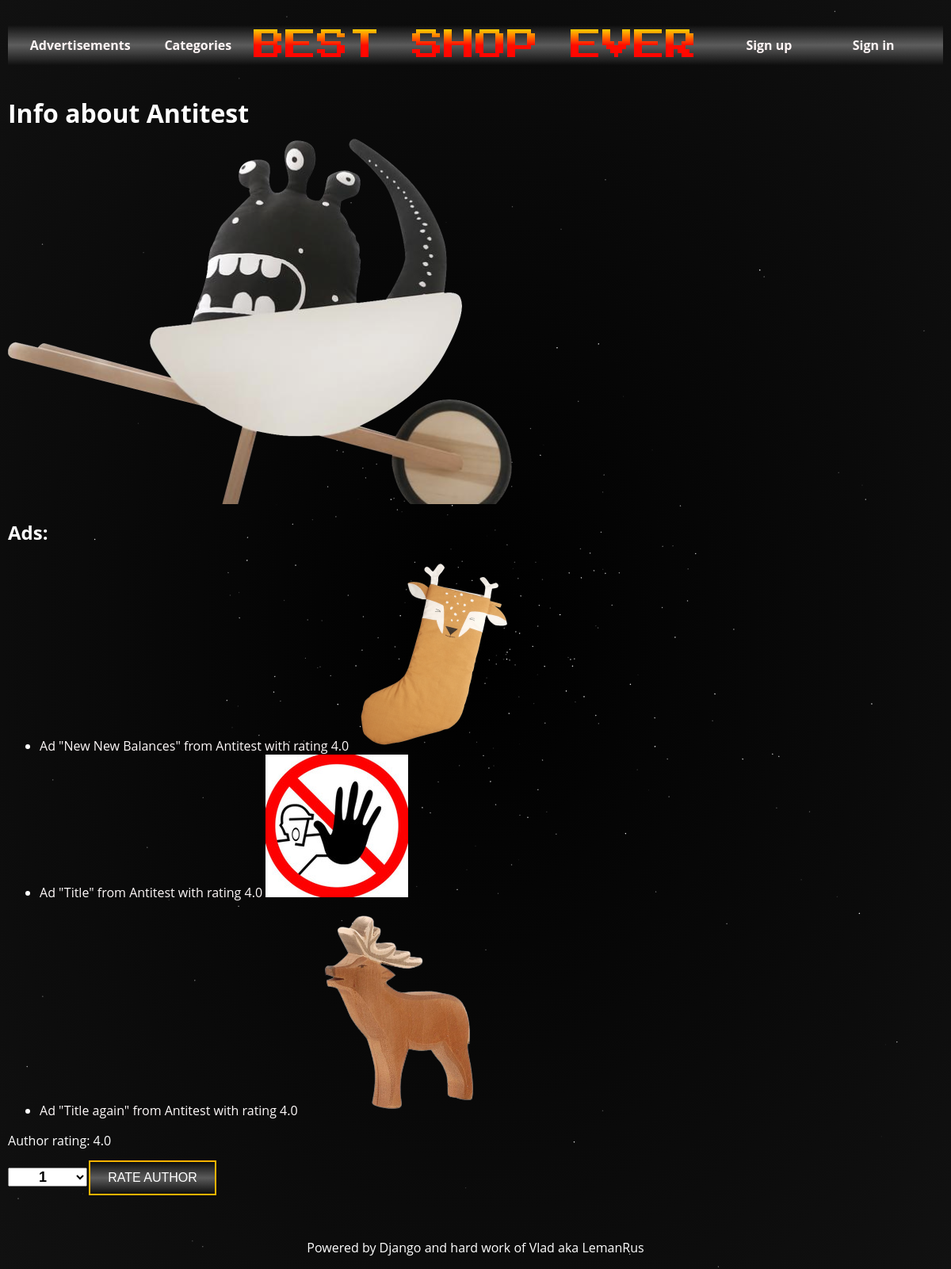
/user-3/, run on the app's committed database.
### core/models.py (models this page shows, shortened)
class CustomUser(AbstractUser):
    birth_date = models.DateField(blank=True, null=True, validators=[validate_birth_date,])
    photo = models.ImageField(upload_to=user_profile_photo_path, default='default.png')
    telephone = PhoneField(blank=True)
    email = models.EmailField("email address", blank=False)
    secret_question = models.CharField(blank=False, max_length=150, default='Name of your first pet')
    secret_answer = models.CharField(blank=False, max_length=50)
    def __str__(self):
        return f"{self.username}"
    @property
    def rating_calc(self):
        rating = Rating.objects.filter(user_rated=self).aggregate(calculated_rating=models.Avg('rating_value')).get('calculated_rating')
        if rating:
            return rating
        else:
            return 0

### ads/models.py (models this page shows)
class Advertisement(models.Model):
    author = models.ForeignKey(CustomUser, on_delete=models.CASCADE, related_name='ads')
    title = models.CharField(max_length=150, blank=False)
    description = models.TextField(max_length=5000, blank=False)
    image = models.ImageField(upload_to=ad_image_path, default='default.png')
    status = models.CharField(max_length=1, choices=STATUS_CHOICES, default='d')
    date_pub = models.DateTimeField(auto_now_add=True)
    date_edit = models.DateTimeField(auto_now=True)
    category = models.ForeignKey(Category, on_delete=models.SET_DEFAULT, related_name='advertisements', default=Category.get_default_pk)
    @property
    def image_url(self):
        if self.image and hasattr(self.image, 'url'):
            return self.image.url
    def __str__(self):
        return f"Ad \"{self.title}\" from {self.author} with rating {self.author.rating_calc}"

### core/views.py (the view)
# urls.py: path('user-<int:user_id>/', views.ProfileView.as_view(), name="profile"),
class ProfileView(DetailView):
    model = CustomUser
    template_name = 'core/profile.html'
    pk_url_kwarg = 'user_id'
    context_object_name = 'profile'

### core/templates/core/profile.html (shortened to what this page needs)
{% extends 'ads/base.html' %}
{% block content %}
    <h1>Info about {{profile}}</h1>
    {% if profile.photo %}
        <img src="{{ profile.photo.url }}" alt="photo">
    {% endif %}
    <h2>Ads:</h2>
    <ul>
        {% for ad in profile.ads.all %}
            <li>
                <a href="{% url 'ads:ad_show' ad.id %}">{{ ad }}</a>
                <img src="{{ ad.image_url }}">
            </li>
        {% endfor %}
    </ul>
    <p>Author rating: {{ profile.rating_calc }}</p>
    {% if user.id != profile.id %}
        {% with goto="core:rate_user" var=profile.id %}
            {% include 'core/rate_author.html' %}
        {% endwith %}
    {% endif %}
{% endblock content %}

### ads/templates/ads/base.html (shortened to what this page needs)
<!DOCTYPE html>
{% load static %}
<html lang="en">
<head>
    <link rel="stylesheet" type="text/css" href="{% static 'ads/css/style.css' %}">
</head>
<body>
{% block page %}
    {% block header %}
        {% include 'ads/header.html' %}
    {% endblock header %}
    {% block content %}
    {% endblock content %}
    {% block footer %}
        {% include 'ads/footer.html' %}
    {% endblock footer %}
{% endblock page %}
</body>
</html>

### ads/templates/ads/header.html
<header class="wrapper header">
    <nav class="header__navigation">
        <ul class="header__menu">
        <li class="header__menu-item">
            <a href="{% url 'ads:recent_ads' %}">Advertisements</a>
        </li>
        <li class="header__menu-item">
            <a href="{% url 'ads:categories' %}">Categories</a>
        </li>
    </ul>
    </nav>
    <a class="header__logo" href={% url 'ads:index' %} data-text="Best shop ever">Best shop ever</a>
    <nav class="header__navigation">
    {% if user.is_authenticated %}
        <ul class="header__menu">
            <li class="header__menu-item">
                <a href="{% url 'core:profile' user.id %}">My profile</a>
            </li>
            <li class="header__menu-item">
                <a href="{% url 'core:logout' %}">Exit</a>
            </li>
        </ul>
    {% else %}
        <ul class="header__menu">
            <li class="header__menu-item">
                <a href="{% url 'core:signup' %}">Sign up</a>
            </li>
            <li class="header__menu-item">
                <a href="{% url 'core:login' %}">Sign in</a>
            </li>
        </ul>
    {% endif %}
    </nav>
</header>

### core/templates/core/rate_author.html (shortened to what this page needs)
<form method="post" action="{% url goto var %}">
    <select name="selected_rating" class="selected_rating">
        <option>1</option>
    </select>
    <button type="submit">Rate author</button>
</form>

### ads/templates/ads/footer.html
<footer class="footer">
    <div class="wrapper">
            <p class="footer__credentials">Powered by Django and hard work of Vlad  aka LemanRus</p>
    </div>
</footer>

### ads/templates/ads/ext_scripts.html (shortened to what this page needs)
{% load static %}

### ads/static/ads/css/style.css (style rules this page uses)
* { box-sizing: border-box }
a { text-decoration: none; color: snow; }
body { background: radial-gradient(#000, #111), #000; min-height: 100%; font-family: 'Open Sans', 'Arial', sans-serif; font-weight: 400; font-size: 16px; line-height: 22px; color: white; max-width: 1180px; margin: auto; }
button { mix-blend-mode: hard-light; background: linear-gradient(gray, darkgray, gray); color: #fff; outline: gold 2px solid; display: inline-block; padding: 9px 22px; font-size: 16px; line-height: 22px; text-align: center; text-decoration: none; text-transform: uppercase; border: none; cursor: pointer; }
.header { display: flex; align-items: center; margin-top: 2rem; margin-bottom: 50px; justify-content: space-between; mix-blend-mode: hard-light; background: linear-gradient(gray, darkgray, gray); }
.header__logo { font-family: 'Press Start 2P', cursive; font-size: 40px; line-height: 50px; text-transform: uppercase; background: linear-gradient(yellow, red); -webkit-background-clip: text; -webkit-text-fill-color: transparent; color: #0B2349; white-space: nowrap; }
.header__navigation { display: flex; justify-content: space-between; width: 100%; }
.header__menu { display: flex; justify-content: space-evenly; margin: 0; padding: 0; width: 100%; font-weight: bold; }
.header__menu-item { display: block; margin: 0 15px; }
.footer { display: flex; align-items: center; justify-content: center; }
.selected_rating { width: 100px; font-weight: bolder; text-align: center; font-size: 18px; line-height: 22px; margin-bottom: 50px; }

### data on the page
CustomUser: username "Antitest", photo (picture), rating_calc "4.0"
Advertisement: title+author "Ad \"New New Balances\" from Antitest with rating 4.0", image_url (picture)
Advertisement: title+author "Ad \"Title\" from Antitest with rating 4.0", image_url (placeholder picture)
Advertisement: title+author "Ad \"Title again\" from Antitest with rating 4.0", image_url (picture)
